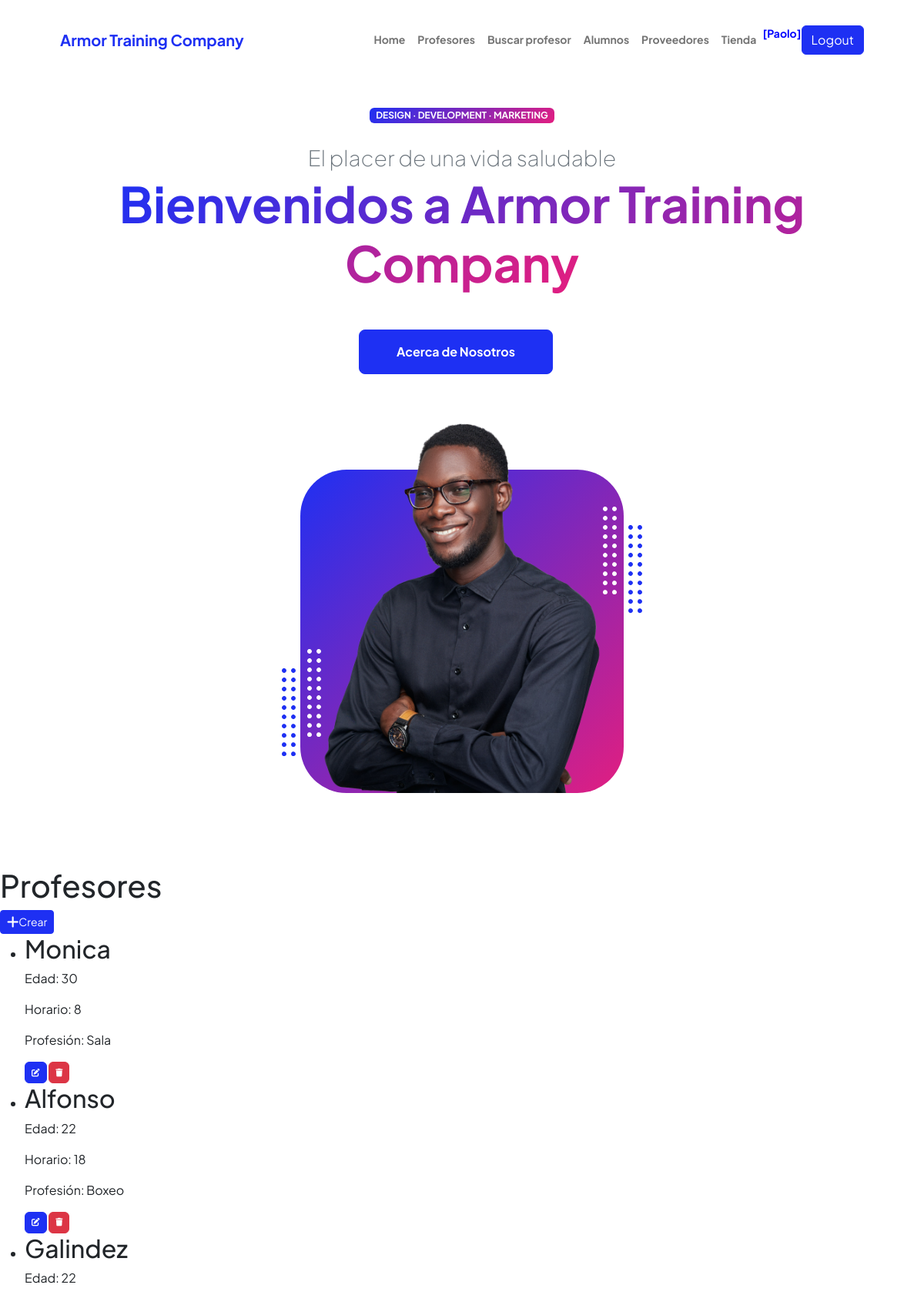
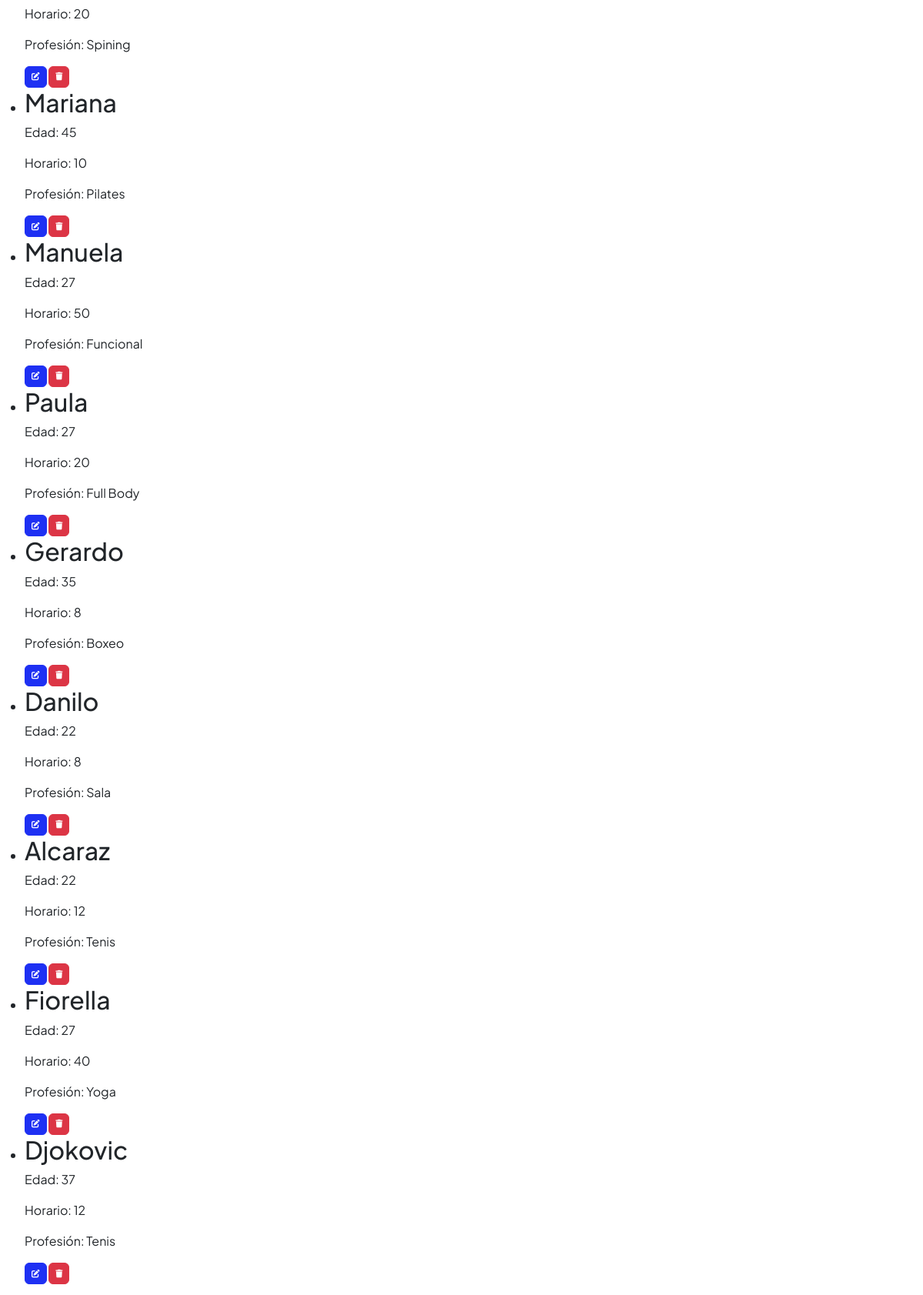
The app's page /profesores/ (signed in, upper part) with its own data (2 pictures, top to bottom).
### entidades/models.py (models this page shows, shortened)
class Profesores(models.Model):
    nombre= models.CharField(max_length=50)
    edad=models.IntegerField()
    horarios=models.IntegerField()
    profesion= models.CharField(max_length=50)

### entidades/views.py (the view)
# urls.py: path('profesores/', profesores, name="profesores"),
@login_required
def profesores(request):
    if request.user.is_authenticated:
        contexto = {"profesores":Profesores.objects.all()}
        return render(request,"entidades/profesores.html", contexto)
    else:
        return render(request,"entidades/login.html")

### entidades/templates/entidades/profesores.html (shortened to what this page needs)
{% extends 'entidades/index.html' %}
{% block contenido %}
<h1>Profesores</h1>
<a
href="{% url 'profesoresForm' %}"
class="btn btn-primary btn-sm"
>Crear
</a>
<br>
<ul>
    {% for profesor in profesores %}
    <li>
        <h2>{{ profesor.nombre }}</h2>
        <p>Edad: {{ profesor.edad }}</p>
        <p>Horario: {{ profesor.horarios }}</p>
        <p>Profesión: {{ profesor.profesion }}</p>
        <a
            href="{% url 'profesorUpdate' profesor.id %}"
            class="btn btn-primary"
            style="--bs-btn-padding-y: .25rem; --bs-btn-padding-x: .5rem; --bs-btn-font-size: .75rem;">
        </a>
        <a
            href="{% url 'profesorDelete' profesor.id %}"
            class="btn btn-danger"
            style="--bs-btn-padding-y: .25rem; --bs-btn-padding-x: .5rem; --bs-btn-font-size: .75rem;">
        </a>
    </li>
    {% empty %}
    <li>No hay profesores disponibles.</li>
    {% endfor %}
</ul>
{% endblock contenido %}

### entidades/templates/entidades/index.html (shortened to what this page needs)
<!DOCTYPE html>
<html lang="en">
    <head>
        {% load static %}
        <link href="https://cdn.jsdelivr.net/npm/bootstrap-icons@1.8.1/font/bootstrap-icons.css" rel="stylesheet" />
        <link rel="stylesheet" href="https://cdnjs.cloudflare.com/ajax/libs/font-awesome/6.4.0/css/all.min.css">
        <link href="{% static 'css/styles.css' %}" rel="stylesheet" />
    </head>
    <body class="d-flex flex-column h-100">
        <main class="flex-shrink-0">
            <nav class="navbar navbar-expand-lg navbar-light bg-white py-3">
                <div class="container px-5">
                    <a class="navbar-brand" href="{% url 'home' %}"><span class="fw-bolder text-primary">Armor Training Company</span></a>
                    <div class="collapse navbar-collapse" id="navbarSupportedContent">
                        <ul class="navbar-nav ms-auto mb-2 mb-lg-0 small fw-bolder">
                            <li class="nav-item"><a class="nav-link" href="{% url 'home' %}">Home</a></li>
                            {% if user.is_authenticated %}
                            <li class="nav-item"><a class="nav-link" href="{% url 'profesores' %}">Profesores</a></li>
                            <li class="nav-item"><a class="nav-link" href="{% url 'BusquedaProfesion' %}">Buscar profesor</a></li>
                            <li class="nav-item"><a class="nav-link" href="{% url 'alumnos' %}">Alumnos</a></li>
                            <li class="nav-item"><a class="nav-link" href="{% url 'proveedores' %}">Proveedores</a></li>
                            <li class="nav-item"><a class="nav-link" href="{% url 'comprar' %}">Tienda  </a></li>
                            <p style="color:blue"> [{{user.username}}]</p>
                            <form method="post" action="{% url 'logout' %}">
                                <button class="btn btn-primary" type="submit">Logout</button>
                            </form>
                            {% else %}
                            <a class="btn btn-primary" href="{% url 'login' %}">Login</a>
                            <a class="btn btn-success" href="{% url 'registro' %}">Registrate</a>
                            {% endif %}
                        </ul>
                    </div>
                </div>
            </nav>
            <header class="py-5">
                <div class="container px-5 pb-5">
                    <div class="row gx-5 align-items-center">
                        <div class="col-xxl-5">
                            <div class="text-center text-xxl-start">
                                <div class="badge bg-gradient-primary-to-secondary text-white mb-4"><div class="text-uppercase">Design &middot; Development &middot; Marketing</div></div>
                                <div class="fs-3 fw-light text-muted">El placer de una vida saludable</div>
                                <h1 class="display-3 fw-bolder mb-5"><span class="text-gradient d-inline">Bienvenidos a Armor Training Company</span></h1>
                                <div class="d-grid gap-3 d-sm-flex justify-content-sm-center justify-content-xxl-start mb-3">
                                    <a class="btn btn-primary btn-lg px-5 py-3 me-sm-3 fs-6 fw-bolder" href="{% url 'home' %}">Acerca de Nosotros</a>
                                </div>
                            </div>
                        </div>
                        <div class="col-xxl-7">
                            <div class="d-flex justify-content-center mt-5 mt-xxl-0">
                                <div class="profile bg-gradient-primary-to-secondary">
                                    <img class="profile-img" src="assets/profile.png" alt="..." />
                                    <div class="dots-1">
                                    </div>
                                    <div class="dots-2">
                                    </div>
                                    <div class="dots-3">
                                    </div>
                                    <div class="dots-4">
                                    </div>
                                </div>
                            </div>
                        </div>
                    </div>
                </div>
            </header>
            {% block contenido %}{% endblock contenido %}
        </main>
    </body>
</html>

### records on screen
Profesores: nombre "Monica", edad "30", horarios "8", profesion "Sala"
Profesores: nombre "Alfonso", edad "22", horarios "18", profesion "Boxeo"
Profesores: nombre "Galindez", edad "22", horarios "20", profesion "Spining"
Profesores: nombre "Mariana", edad "45", horarios "10", profesion "Pilates"
Profesores: nombre "Manuela", edad "27", horarios "50", profesion "Funcional"
Profesores: nombre "Paula", edad "27", horarios "20", profesion "Full Body"
Profesores: nombre "Gerardo", edad "35", horarios "8", profesion "Boxeo"
Profesores: nombre "Danilo", edad "22", horarios "8", profesion "Sala"
Profesores: nombre "Alcaraz", edad "22", horarios "12", profesion "Tenis"
Profesores: nombre "Fiorella", edad "27", horarios "40", profesion "Yoga"
Profesores: nombre "Djokovic", edad "37", horarios "12", profesion "Tenis"

### other values on screen
{{ user.username }} "Paolo"
